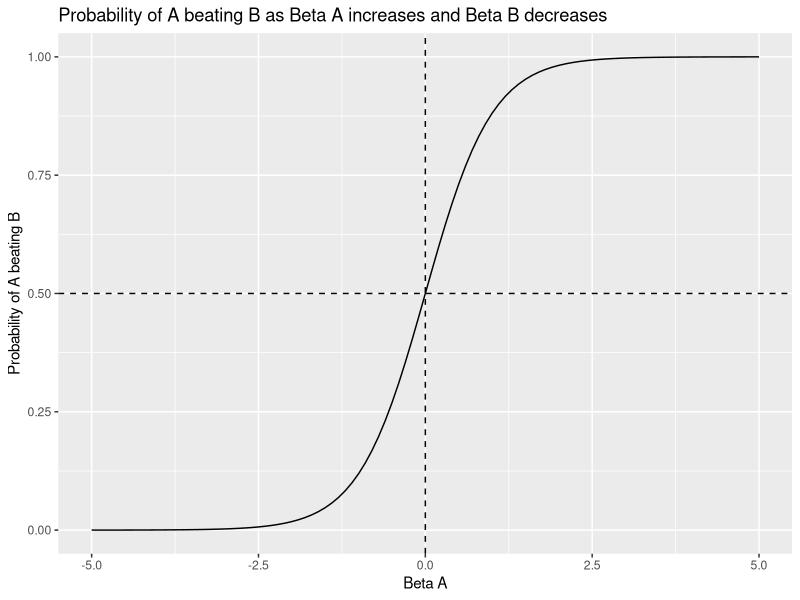

R code for this plot:
## ---- chunk 1
#| label: setup
#| include: true
#| echo: true
#| output: false
rm(list=ls())
library(tidyverse)
library(ggplot2)
## ---- chunk 2
p <- function(beta_a, beta_b) {
  exp(beta_a) / (exp(beta_a) + exp(beta_b))
}
print(p(0, 0))

## ---- chunk 3
# Plot a curve showing the probability of A beating B as beta_a increases
# and beta_b decreases
# start with a tibble with a range of values for beta_a and beta_b and the probability of success
# then plot the curve

beta_values <- tibble(beta_a = seq(-5, 5, 0.1), beta_b = seq(5, -5, -0.1))
beta_values <- beta_values %>% mutate(prob = p(beta_a, beta_b))

p <- ggplot(beta_values, aes(x = beta_a, y = prob)) +
  geom_line() +
  geom_vline(xintercept = 0, linetype = "dashed") +
  geom_hline(yintercept = 0.5, linetype = "dashed") +
  labs(x = "Beta A", y = "Probability of A beating B", title = "Probability of A beating B as Beta A increases and Beta B decreases")
print(p)

